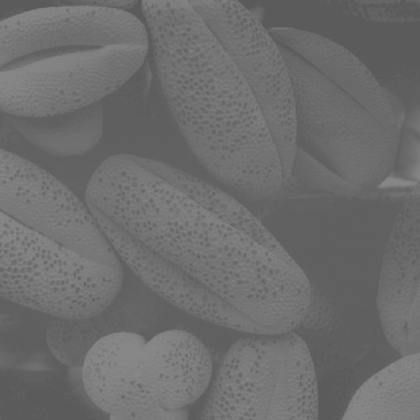
%> input picture Matlab_Image_processing_practice/5week/fig1.tif, 420 x 420 px, shrunk from 889 x 889 before the run
$ octave practice_0404.m   (GNU Octave 9; MATLAB toolbox functions it lacks are replaced by stand-ins)
%> lines starting %> are read from the running program, lines starting %| are printed output that depends on the picture
close all; clear; clc;

img = imread('fig1.tif');
%> img is the input picture: size 420x420 uint8; min 89, max 137, mean 109.1
%img = rgb2gray(img);
img = double(img);
%> img: size 420x420 double

[H, W] = size(img);
%> H = 420; W = 420

%%

hist = zeros(256,1);
for i = 1:H
    for j = 1:W
        hist(img(i,j)+1) = hist(img(i,j)+1)+1;
    end
end
%> after the loop, hist = 256 values, max 13185 at index 97, min 0 at index 1, mean 689.1


cdf = zeros(256 , 1);
for i = 1:256
    cdf(i) = sum(hist(1:i));
end
%> after the loop, cdf = 256 values from 0 to 176400
cdf = cdf/cdf(end);
%> cdf = 256 values from 0 to 1

%round(255./(1+exp( -([0:255]-130)/32)));
%%

% (91,0), (137,1)

X = 0:255;

f = cdf';
%> f = 256 values from 0 to 1

img_eq = round(img.*f(img+1));
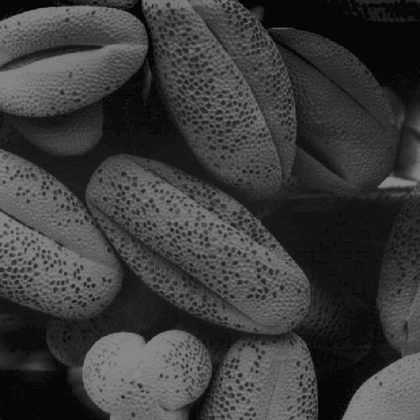
%> img_eq: size 420x420 double; min 0, max 137, mean 59.6

Y_eq = round(255*f(X+1))/255;
%> Y_eq = 256 values from 0 to 1
Y_log = round(105.88*log10(X+1))/255;
Y_ivlog = round(20.1646*((1.01).^X-1))/255;
r = 10;
c = 255^(1-r);
Y_gamma = round(c*X.^r)/255;

hist_eq = zeros(256,1);
for i = 1:H
    for j = 1:W
        hist_eq(img_eq(i,j)+1) = hist_eq(img_eq(i,j)+1)+1;
    end
end
%> after the loop, hist_eq = 256 values, max 13185 at index 20, min 0 at index 2, mean 689.1


cdf_eq = zeros(256 , 1);
for i = 1:256
    cdf_eq(i) = sum(hist_eq(1:i));
end
%> after the loop, cdf_eq = 256 values from 164 to 176400
cdf_eq = cdf_eq/cdf_eq(end);
%> cdf_eq = 256 values from 0.00093 to 1

figure(80);
subplot(2,2,1); imshow(uint8(img_eq));
subplot(2,2,2); plot(X,cdf', '-b'); hold on; plot(X,Y_eq, '-r'); plot(X,Y_log, '-g'); plot(X,Y_ivlog, '-k'); plot(X,Y_gamma, '-y');  hold off; xlim([0 255])
subplot(2,2,3); plot(hist_eq);
subplot(2,2,4); plot(cdf_eq);
%%
img2 = round(255./(1+exp( -(img-130)/32)));
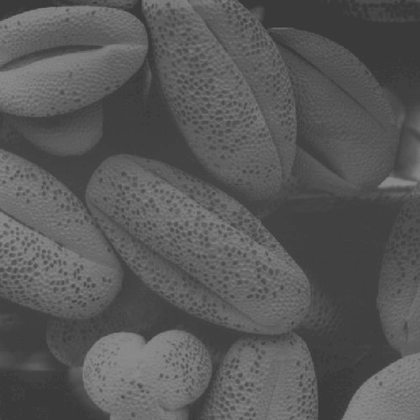
%> img2: size 420x420 double; min 55, max 141, mean 88.4
hist2 = zeros(256,1);


% 1/1+e(-(x-c)/b) 식만드려고 직선 3개말고
for i = 1:H
    for j = 1:W
        hist2(img2(i,j)+1) = hist2(img2(i,j)+1)+1;
    end
end
%> after the loop, hist2 = 256 values, max 13185 at index 66, min 0 at index 1, mean 689.1
%hist2 = hist2 / sum(hist2);


cdf2 = zeros(256 , 1);
for i = 1:256
    cdf2(i) = sum(hist2(1:i));
end
%> after the loop, cdf2 = 256 values from 0 to 176400
cdf2 = cdf2/cdf2(end);
%> cdf2 = 256 values from 0 to 1


figure;
subplot(3,2,1); plot(hist);
subplot(3,2,2); plot(hist2);
subplot(3,2,3); plot(cdf);
subplot(3,2,4); plot(cdf2);
subplot(3,2,5); imshow(uint8(img));
subplot(3,2,6); imshow(uint8(img2));

%%
figure;

%직선3개만들기 MAX를 활용 max(5, [1 9 3 0 2 3])  5로 클램프
%max

%> (the run ends here)
